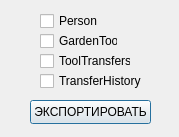
<?xml version="1.0" encoding="UTF-8"?>
<ui version="4.0">
 <class>ExportExcel</class>
 <widget class="QDialog" name="ExportExcel">
  <property name="geometry">
   <rect>
    <x>0</x>
    <y>0</y>
    <width>179</width>
    <height>137</height>
   </rect>
  </property>
  <property name="windowTitle">
   <string>Dialog</string>
  </property>
  <widget class="QCheckBox" name="checkBox">
   <property name="geometry">
    <rect>
     <x>40</x>
     <y>10</y>
     <width>78</width>
     <height>22</height>
    </rect>
   </property>
   <property name="text">
    <string>Person</string>
   </property>
  </widget>
  <widget class="QCheckBox" name="checkBox_2">
   <property name="geometry">
    <rect>
     <x>40</x>
     <y>30</y>
     <width>78</width>
     <height>22</height>
    </rect>
   </property>
   <property name="text">
    <string>GardenTools</string>
   </property>
  </widget>
  <widget class="QCheckBox" name="checkBox_3">
   <property name="geometry">
    <rect>
     <x>40</x>
     <y>50</y>
     <width>91</width>
     <height>22</height>
    </rect>
   </property>
   <property name="text">
    <string>ToolTransfers</string>
   </property>
  </widget>
  <widget class="QCheckBox" name="checkBox_4">
   <property name="geometry">
    <rect>
     <x>40</x>
     <y>70</y>
     <width>111</width>
     <height>22</height>
    </rect>
   </property>
   <property name="text">
    <string>TransferHistory</string>
   </property>
  </widget>
  <widget class="QPushButton" name="pushButton">
   <property name="geometry">
    <rect>
     <x>30</x>
     <y>100</y>
     <width>121</width>
     <height>24</height>
    </rect>
   </property>
   <property name="text">
    <string>ЭКСПОРТИРОВАТЬ</string>
   </property>
  </widget>
 </widget>
 <resources/>
 <connections/>
</ui>
